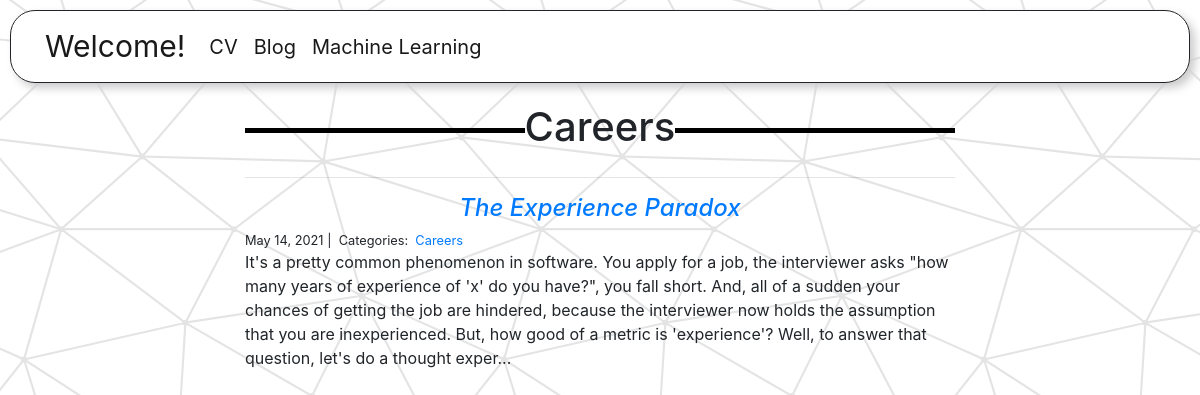
The page /blog/Careers/ on the database its author committed.
### blog/models.py (models this page shows, shortened)
class Category(models.Model):
    name = models.CharField(max_length=20)

class Post(models.Model):
    title = models.CharField(max_length=255)
    subtitle = models.CharField(max_length=255, default='', blank=True)
    cover = models.ImageField(upload_to='images/', default='null', blank=True)
    header1 = models.CharField(max_length=255, default='', blank=True)
    body1 = models.TextField(default='', blank=True)
    image1 = models.ImageField(upload_to='images/', default='null', blank=True)
    header2 = models.CharField(max_length=255, default='', blank=True)
    body2 = models.TextField(default='', blank=True)
    image2 = models.ImageField(upload_to='images/', default='null', blank=True)
    header3 = models.CharField(max_length=255, default='', blank=True)
    body3 = models.TextField(default='', blank=True)
    image3 = models.ImageField(upload_to='images/', default='null', blank=True)
    header4 = models.CharField(max_length=255, default='', blank=True)
    body4 = models.TextField(default='', blank=True)
    image4 = models.ImageField(upload_to='images/', default='null', blank=True)
    image_credits = models.TextField(default='',blank=True)
    created_on = models.DateTimeField(auto_now_add=True)
    last_modified = models.DateTimeField(auto_now=True)
    categories = models.ManyToManyField('Category', related_name='posts')

### blog/views.py (the view)
# urls.py: path("<category>/", views.blog_category, name="blog_category"),
def blog_category(request, category):
    posts = Post.objects.filter(
        categories__name__contains=category
    ).order_by(
        '-created_on'
    )
    context = {
        "category": category,
        "posts": posts
    }
    return render(request, "blog_category.html", context)

### blog/templates/blog_category.html
{% extends "base.html" %} {% block page_content %}
<div class="col-md-8 offset-md-2">
    <h1>{{ category | title }}</h1>
    <hr> {% for post in posts %}
    <h2><a href="{% url 'blog_detail' post.pk%}">{{ post.title }}</a></h2>
    <small>
        {{ post.created_on.date }} |&nbsp;
        Categories:&nbsp;
        {% for category in post.categories.all %}
        <a href="{% url 'blog_category' category.name %}">
            {{ category.name }}
        </a>&nbsp;
        {% endfor %}
    </small>
    <p>{{ post.body1 | slice:":400" }}...</p>
    {% endfor %}
</div>
{% endblock %}

### static/style.css (style rules this page uses)
h1 { position: relative; overflow: hidden; text-align: center; padding: 10px; }
h1:before, h1:after { position: absolute; top: 51%; overflow: hidden; width: 50%; height: 5px; content: '\a0'; background-color: black; }
h1:before { margin-left: -50%; text-align: right; }
h2 { text-align: center; font-style: italic; font-size: 150%; color: gray; }

### rows shown on the page
Category: name "Careers"
Post: title "The Experience Paradox", created_on "May 14, 2021", body1 "It's a pretty common phenomenon in software. You apply for a job, the interviewer asks \"how many years of experience of 'x' do you have?\", you fall short. And, all of a sudden your chances of getting the job are hindered, because the interviewer now holds the assumption that you are inexperienced. But, how good of a metric is 'experience'? Well, to answer that question, let's do a thought exper"
